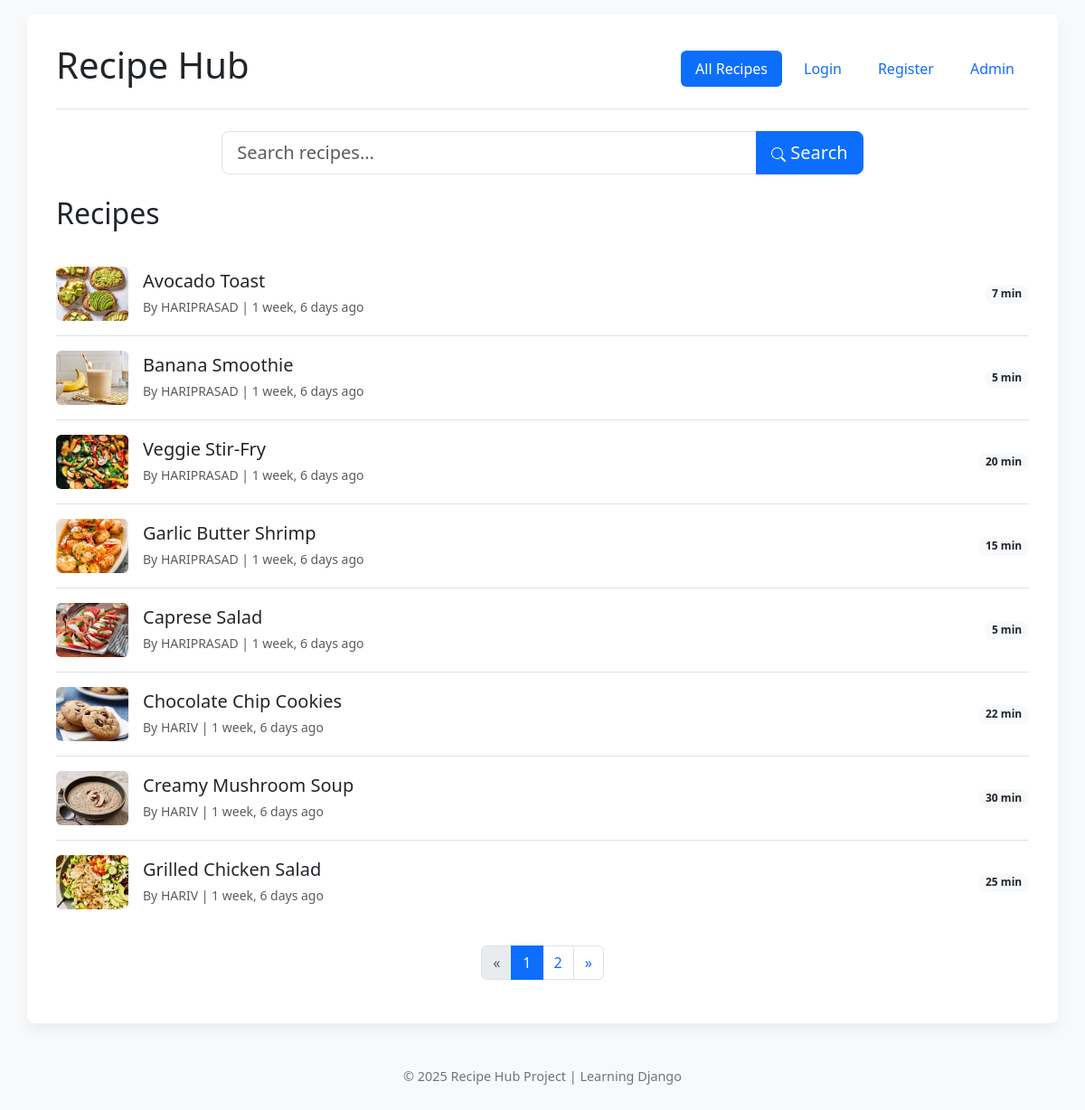
The app's page /recipes/ with its own data.
### recipes/models.py (models this page shows, shortened)
class Recipe(models.Model):
    title = models.CharField(max_length=200)
    description = models.TextField(blank=True, null=True)
    instructions = models.TextField()
    prep_time = models.PositiveIntegerField(help_text='Preparation time in minutes')
    cook_time = models.PositiveIntegerField(help_text='Cooking time in minutes')
    author = models.ForeignKey(User, on_delete=models.CASCADE)
    created_at = models.DateTimeField(default=timezone.now, editable=False)
    updated_at = models.DateTimeField(auto_now=True)
    image = models.ImageField(upload_to='recipe_images/', blank=True, null=True)
    ingredients = models.TextField(help_text='List ingredients, one per line or separated by commas')
    class Meta:
        ordering = ['-created_at']

### recipes/views.py (the view, shortened to what this page needs)
# urls.py: path('', RedirectView.as_view(url=reverse_lazy('recipes:recipe_list'), permanent=False), name='home'),
def recipe_list(request):
    all_recipes_list = Recipe.objects.all() # Base queryset
    search_query = request.GET.get('q')
    items_per_page = 8 # Increased items per page slightly
    paginator = Paginator(all_recipes_list, items_per_page)
    page_number = request.GET.get('page')
    try:
        recipes_page = paginator.page(page_number)
    except PageNotAnInteger:
        recipes_page = paginator.page(1) # Default to first page
    except EmptyPage:
        recipes_page = paginator.page(paginator.num_pages) # Default to last page
    context = {
        'recipes_page': recipes_page,
        'page_title': 'Recipes', # Simplified title
        'search_query': search_query,
    }
    return render(request, 'recipes/recipe_list.html', context)

### templates/recipes/recipe_list.html (shortened to what this page needs)
{% extends "base.html" %}
{% block content %}
    <div class="row mb-4">
        <div class="col-lg-8 offset-lg-2">
            <form method="get" action="{% url 'recipes:recipe_list' %}">
                <div class="input-group input-group-lg">
                    <input type="search" class="form-control" name="q" placeholder="Search recipes..." value="{{ search_query|default:'' }}" aria-label="Search recipes">
                    <button class="btn btn-primary" type="submit">
                        Search
                    </button>
                </div>
            </form>
        </div>
    </div>
    <div class="d-flex justify-content-between align-items-center mb-4">
        {% if search_query %}
            <h2 class="mb-0">Search Results <span class="text-muted fw-light fs-5">for "{{ search_query }}"</span></h2>
        {% else %}
            <h2 class="mb-0">{{ page_title|default:"All Recipes" }}</h2>
        {% endif %}
    </div>
    {% if recipes_page.object_list %}
        <div class="list-group list-group-flush mb-4">
            {% for recipe in recipes_page.object_list %}
                <a href="{% url 'recipes:recipe_detail' pk=recipe.pk %}" class="list-group-item list-group-item-action d-flex justify-content-between align-items-center px-0 py-3">
                    <div class="d-flex align-items-center">
                         {% if recipe.image %}
                            <img src="{{ recipe.image.url }}" alt="{{ recipe.title }}" class="rounded me-3" style="width: 80px; height: 60px; object-fit: cover;">
                         {% endif %}
                        <div>
                            <h5 class="mb-1">{{ recipe.title }}</h5>
                            <small class="text-muted">By {{ recipe.author.username }} | {{ recipe.created_at|timesince }} ago</small>
                        </div>
                    </div>
                    <span class="badge bg-light text-dark rounded-pill ms-3">{{ recipe.prep_time|add:recipe.cook_time }} min</span>
                </a>
            {% endfor %}
        </div>
        {% include "_pagination.html" with page_obj=recipes_page search_query=search_query %}
    {% endif %}
{% endblock %}

### templates/base.html (shortened to what this page needs)
<!DOCTYPE html>
{% load static %}
<html lang="en">
<head>
    <link href="https://cdn.jsdelivr.net/npm/bootstrap@5.3.2/dist/css/bootstrap.min.css" rel="stylesheet">
</head>
<body>
    <div class="container">
        <header class="mb-4 border-bottom pb-3">
            <div class="d-flex flex-column flex-md-row justify-content-between align-items-center">
                <h1><a href="{% url 'home' %}" class="text-dark text-decoration-none mb-2 mb-md-0">Recipe Hub</a></h1>
                <nav class="nav nav-pills flex-wrap justify-content-center">
                    <a class="nav-link {% if request.resolver_match.view_name == 'recipes:recipe_list' or request.resolver_match.view_name == 'home' %}active{% endif %}" href="{% url 'recipes:recipe_list' %}">All Recipes</a>
                    {% if user.is_authenticated %}
                        <a class="nav-link {% if request.resolver_match.url_name == 'add_recipe' %}active{% endif %}" href="{% url 'recipes:add_recipe' %}">Add Recipe</a>
                        <a class="nav-link {% if request.resolver_match.url_name == 'my_recipes' %}active{% endif %}" href="{% url 'recipes:my_recipes' %}">My Recipes</a>
                        <span class="nav-link disabled">Hi, {{ user.get_short_name|default:user.username }}!</span>
                        <form id="logout-form" method="post" action="{% url 'logout' %}" class="d-inline">
                            {% csrf_token %}
                            <button type="submit" class="nav-link btn btn-link" style="vertical-align: baseline;">Logout</button>
                        </form>
                    {% else %}
                        <a class="nav-link {% if request.resolver_match.view_name == 'login' %}active{% endif %}" href="{% url 'login' %}">Login</a>
                        <a class="nav-link {% if request.resolver_match.view_name == 'signup' %}active{% endif %}" href="{% url 'signup' %}">Register</a>
                    {% endif %}
                     <a class="nav-link" href="{% url 'admin:index' %}">Admin</a>
                </nav>
            </div>
        </header>
        <main>
            {% block content %}{% endblock %}
        </main>
    </div>
    <footer>
        <p>© {% now "Y" %} Recipe Hub Project | Learning Django</p>
    </footer>
</body>
</html>

### templates/_pagination.html (shortened to what this page needs)
{% if page_obj.has_other_pages %}
<nav aria-label="Page navigation">
    <ul class="pagination justify-content-center">
        {% if page_obj.has_previous %}
            <li class="page-item">
                <a class="page-link" href="?page={{ page_obj.previous_page_number }}{% if search_query %}&q={{ search_query }}{% endif %}{% for key, value in request.GET.items %}{% if key != 'page' and key != 'q' %}&{{ key }}={{ value }}{% endif %}{% endfor %}" aria-label="Previous">
                    <span aria-hidden="true">«</span>
                </a>
            </li>
        {% else %}
            <li class="page-item disabled"><span class="page-link" aria-hidden="true">«</span></li>
        {% endif %}
        {% for i in page_obj.paginator.page_range %}
            {% if page_obj.number == i %}
                <li class="page-item active" aria-current="page"><span class="page-link">{{ i }}</span></li>
            {% elif i > page_obj.number|add:'-4' and i < page_obj.number|add:'4' %}
                <li class="page-item"><a class="page-link" href="?page={{ i }}">{{ i }}</a></li>
            {% elif i == page_obj.number|add:'-4' or i == page_obj.number|add:'4' %}
                <li class="page-item disabled"><span class="page-link">…</span></li>
            {% endif %}
        {% endfor %}
        {% if page_obj.has_next %}
            <li class="page-item">
                <a class="page-link" href="?page={{ page_obj.next_page_number }}" aria-label="Next">
                    <span aria-hidden="true">»</span>
                </a>
            </li>
        {% else %}
            <li class="page-item disabled"><span class="page-link" aria-hidden="true">»</span></li>
        {% endif %}
    </ul>
</nav>
{% endif %}

### templates/base.html (style rules this page uses)
body { padding-top: 1rem; padding-bottom: 1rem; min-height: 100vh; display: flex; flex-direction: column; background-color: #f8f9fa; }
.container { flex: 1; background-color: #ffffff; padding: 2rem; border-radius: 0.5rem; box-shadow: 0 0.5rem 1rem rgba(0,0,0,.05); }
footer { margin-top: 2rem; text-align: center; font-size: 0.9em; color: #6c757d; padding: 1rem 0; }
.nav-pills { gap: 0.5rem; }
header h1 a { transition: color 0.2s ease-in-out; }

### records on screen
Recipe: image (picture), title "Avocado Toast", author.username "HARIPRASAD", created_at "1 week, 6 days", prep_time|add "7"
Recipe: image (picture), title "Banana Smoothie", author.username "HARIPRASAD", created_at "1 week, 6 days", prep_time|add "5"
Recipe: image (picture), title "Veggie Stir-Fry", author.username "HARIPRASAD", created_at "1 week, 6 days", prep_time|add "20"
Recipe: image (picture), title "Garlic Butter Shrimp", author.username "HARIPRASAD", created_at "1 week, 6 days", prep_time|add "15"
Recipe: image (picture), title "Caprese Salad", author.username "HARIPRASAD", created_at "1 week, 6 days", prep_time|add "5"
Recipe: image (picture), title "Chocolate Chip Cookies", author.username "HARIV", created_at "1 week, 6 days", prep_time|add "22"
Recipe: image (picture), title "Creamy Mushroom Soup", author.username "HARIV", created_at "1 week, 6 days", prep_time|add "30"
Recipe: image (picture), title "Grilled Chicken Salad", author.username "HARIV", created_at "1 week, 6 days", prep_time|add "25"

### other values on screen
{{ page_title|default:"All Recipes" }} "Recipes"
{{ i }} "1"
{{ i }} "2"
